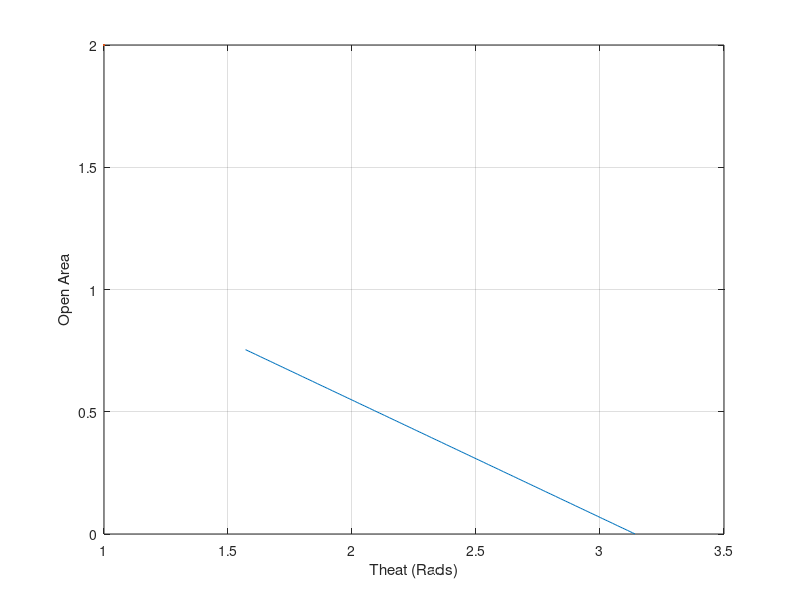
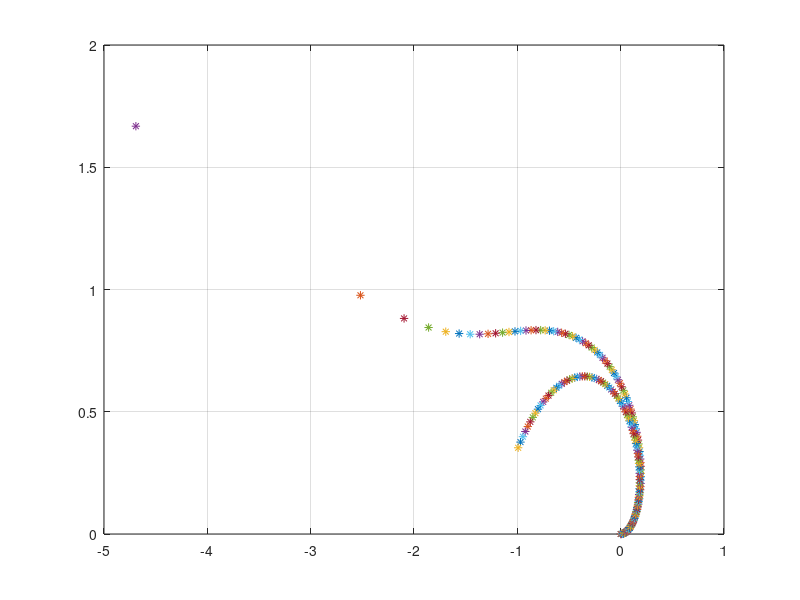
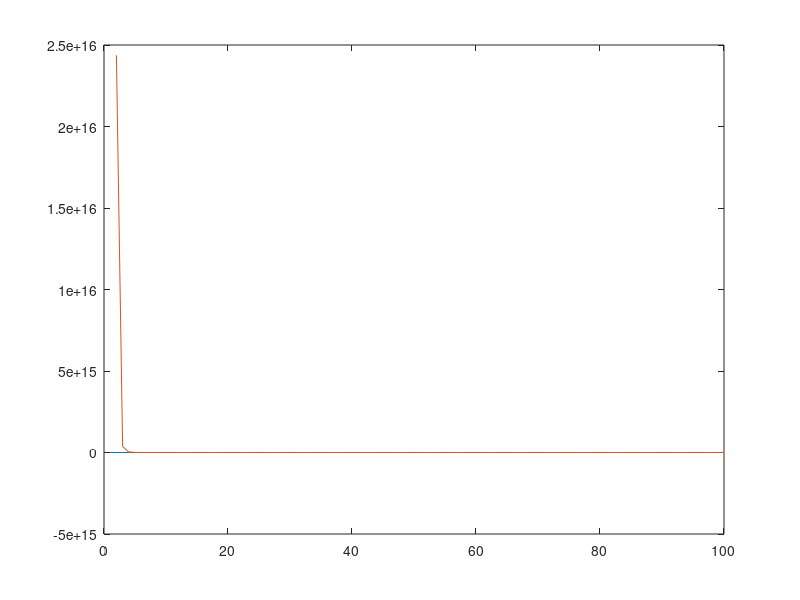

Here is the MATLAB script that generated these plots, in order: (Note: this script raises an error after producing the figures.)
clc
close all
clear 
%% Half circe dor damping area 
theta = pi/2:0.01:pi;
R = 1;
r = 0.2;
Area_Turn = (theta/(2*pi))*pi*(R^2-r^2);
Area_Open = (pi/2)*(R^2-r^2);
Area_damper = Area_Open-Area_Turn;

figure
plot(theta,Area_damper,LineWidth=2)
grid on 
xlabel("Theat (Rads)")
ylabel("Open Area")


%%

rmin = 100;
rmax = 50;
kR = linspace(rmin,rmax,100);
kr = linspace(rmin,0.1,100);

theta = linspace(0,2.8,100);

R = theta.*kR.^(-1/4);
r = theta.*kr.^(-1/4);

xR = R.*cos(theta);
yR = R.*sin(theta);

xr = r.*cos(theta);
yr = r.*sin(theta);
%%
figure
for i = 1:100
plot(xR(i),yR(i),"*");
hold on
plot(xr(i),yr(i),"*");
grid on
pause(0.1)
end

%% Solving for area 

delta = 0.01;
for i = 1:100

A(i) = pi*(R(i)^2-r(i)^2)*delta;

end

figure
plot(1:100,A);

hold on
plot(1:100,1./(A.^2))


%% Crank Shaft
clc;
close all;
clear;

L1 = 2; 
L2 = L1*2; 
w =2;  % Angular velocity


tiledlayout(2, 1);


ax1 = nexttile;
axis equal;
axis([-15 15 -15 15]); 
hold on;
P3 = [0, 0]; % Origin


ax2 = nexttile;
hold on;
title('Y-Coordinates of P2 and P1 Over Time');
xlabel('Iteration');
ylabel('Y-Coordinate');
grid on;


P2_y_vals = [];
P1_y_vals = [];

for i = 1:500
    th1 = w * (i / 10); 
    P2 = [L1 * cos(th1), L1 * sin(th1)];
    
    horizontal_dist = P2(1);     
    if abs(horizontal_dist) > L2
        continue; 
    end  
    
    aph = acos(horizontal_dist / L2); 
    P1 = [0, P2(2) + L2 * sin(aph)];  
    
    P2_y_vals = [P2_y_vals, P2(2)];
    P1_y_vals = [P1_y_vals, P1(2)];

    cla(ax1);  

    
    plot(ax1, [P3(1), P2(1)], [P3(2), P2(2)], 'o-', 'LineWidth', 2, 'Color', 'b');
    hold(ax1, 'on');   
    plot(ax1, [P2(1), P1(1)], [P2(2), P1(2)], 'o-', 'LineWidth', 2, 'Color', 'r'); 
    plot(ax1, P1(1), P1(2), 'ro', 'MarkerFaceColor', 'r');
    title(ax1, 'Slider Crank Mechanism');
    axis(ax1, [-15 15 -15 15]); 
    grid(ax1, 'on');
    
  
    cla(ax2);
    plot(ax2, 1:length(P2_y_vals), P2_y_vals, 'b', 'LineWidth', 1.5);
    hold(ax2, 'on');
    plot(ax2, 1:length(P1_y_vals), P1_y_vals, 'r', 'LineWidth', 1.5);
    legend(ax2, 'P2 Y-Coord', 'P1 Y-Coord');
    pause(0.01);
end
